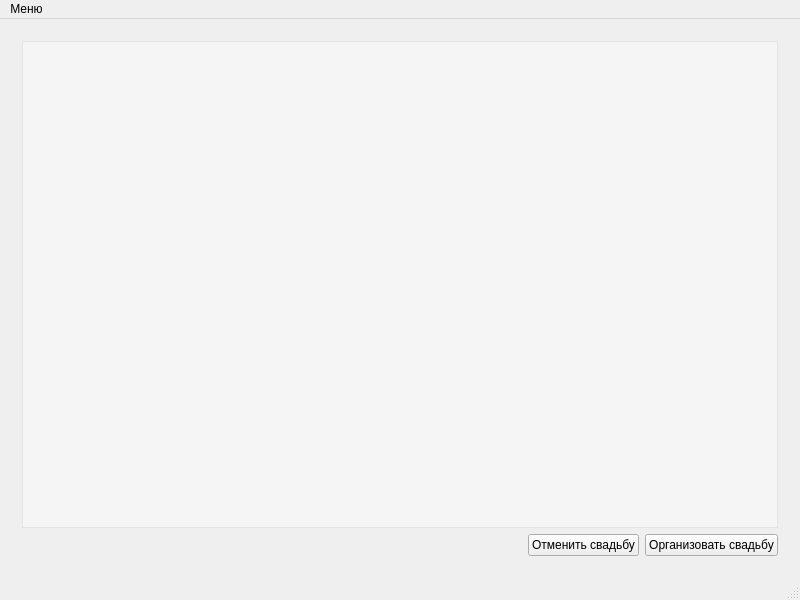
<?xml version="1.0" encoding="UTF-8"?>
<ui version="4.0">
 <class>MainWindow</class>
 <widget class="QMainWindow" name="MainWindow">
  <property name="geometry">
   <rect>
    <x>0</x>
    <y>0</y>
    <width>800</width>
    <height>600</height>
   </rect>
  </property>
  <property name="sizePolicy">
   <sizepolicy hsizetype="Fixed" vsizetype="Fixed">
    <horstretch>0</horstretch>
    <verstretch>0</verstretch>
   </sizepolicy>
  </property>
  <property name="minimumSize">
   <size>
    <width>800</width>
    <height>600</height>
   </size>
  </property>
  <property name="maximumSize">
   <size>
    <width>800</width>
    <height>600</height>
   </size>
  </property>
  <property name="windowTitle">
   <string>Организатор свадеб</string>
  </property>
  <property name="windowIcon">
   <iconset resource="../resources/resources.qrc">
    <normaloff>:/other/wedding</normaloff>:/other/wedding</iconset>
  </property>
  <widget class="QWidget" name="centralWidget">
   <property name="styleSheet">
    <string notr="true">QStackedWidget QWidget#weddingPage{
border-image: url(:/other/weddingbg) 0 0 0 0 stretch stretch;
border-width: 0px;
}
QStackedWidget QWidget#planPage{
border-image: url(:/other/weddingbg) 0 0 0 0 stretch stretch;
border-width: 0px;
}</string>
   </property>
   <layout class="QGridLayout" name="gridLayout">
    <item row="0" column="0">
     <widget class="QStackedWidget" name="stackedWidget">
      <property name="currentIndex">
       <number>0</number>
      </property>
      <widget class="QWidget" name="weddingPage">
       <layout class="QVBoxLayout" name="verticalLayout">
        <item>
         <widget class="QTableView" name="tableView">
          <property name="styleSheet">
           <string notr="true">background-color: rgba(255, 255, 255, 90);</string>
          </property>
          <property name="editTriggers">
           <set>QAbstractItemView::NoEditTriggers</set>
          </property>
          <property name="selectionMode">
           <enum>QAbstractItemView::SingleSelection</enum>
          </property>
          <property name="selectionBehavior">
           <enum>QAbstractItemView::SelectRows</enum>
          </property>
         </widget>
        </item>
        <item>
         <layout class="QHBoxLayout" name="horizontalLayout">
          <item>
           <spacer name="horizontalSpacer">
            <property name="orientation">
             <enum>Qt::Horizontal</enum>
            </property>
            <property name="sizeHint" stdset="0">
             <size>
              <width>40</width>
              <height>20</height>
             </size>
            </property>
           </spacer>
          </item>
          <item>
           <widget class="QPushButton" name="buttonDelete">
            <property name="autoFillBackground">
             <bool>false</bool>
            </property>
            <property name="text">
             <string>Отменить свадьбу</string>
            </property>
            <property name="checkable">
             <bool>true</bool>
            </property>
           </widget>
          </item>
          <item>
           <widget class="QPushButton" name="buttonOrganize">
            <property name="text">
             <string>Организовать свадьбу</string>
            </property>
           </widget>
          </item>
         </layout>
        </item>
       </layout>
      </widget>
      <widget class="QWidget" name="planPage">
       <layout class="QVBoxLayout" name="verticalLayout_2">
        <item>
         <widget class="QTabWidget" name="tabWidget">
          <widget class="QWidget" name="tab">
           <attribute name="title">
            <string>Страница</string>
           </attribute>
          </widget>
         </widget>
        </item>
        <item>
         <layout class="QHBoxLayout" name="horizontalLayout_2">
          <item>
           <widget class="QPushButton" name="buttonBack">
            <property name="text">
             <string>Назад</string>
            </property>
           </widget>
          </item>
          <item>
           <spacer name="horizontalSpacer_2">
            <property name="orientation">
             <enum>Qt::Horizontal</enum>
            </property>
            <property name="sizeHint" stdset="0">
             <size>
              <width>40</width>
              <height>20</height>
             </size>
            </property>
           </spacer>
          </item>
         </layout>
        </item>
       </layout>
      </widget>
     </widget>
    </item>
   </layout>
  </widget>
  <widget class="QMenuBar" name="menuBar">
   <property name="geometry">
    <rect>
     <x>0</x>
     <y>0</y>
     <width>800</width>
     <height>25</height>
    </rect>
   </property>
   <widget class="QMenu" name="menuMenu">
    <property name="title">
     <string>Меню</string>
    </property>
    <addaction name="actionOrganize"/>
    <addaction name="separator"/>
    <addaction name="actionExit"/>
   </widget>
   <addaction name="menuMenu"/>
  </widget>
  <widget class="QStatusBar" name="statusBar"/>
  <action name="actionOrganize">
   <property name="icon">
    <iconset resource="../resources/resources.qrc">
     <normaloff>:/actions/new</normaloff>:/actions/new</iconset>
   </property>
   <property name="text">
    <string>Организовать свадьбу</string>
   </property>
  </action>
  <action name="actionExit">
   <property name="icon">
    <iconset resource="../resources/resources.qrc">
     <normaloff>:/actions/exit</normaloff>:/actions/exit</iconset>
   </property>
   <property name="text">
    <string>Выход</string>
   </property>
  </action>
 </widget>
 <layoutdefault spacing="6" margin="11"/>
 <resources>
  <include location="../resources/resources.qrc"/>
 </resources>
 <connections>
  <connection>
   <sender>actionExit</sender>
   <signal>triggered()</signal>
   <receiver>MainWindow</receiver>
   <slot>close()</slot>
   <hints>
    <hint type="sourcelabel">
     <x>-1</x>
     <y>-1</y>
    </hint>
    <hint type="destinationlabel">
     <x>399</x>
     <y>299</y>
    </hint>
   </hints>
  </connection>
 </connections>
</ui>
